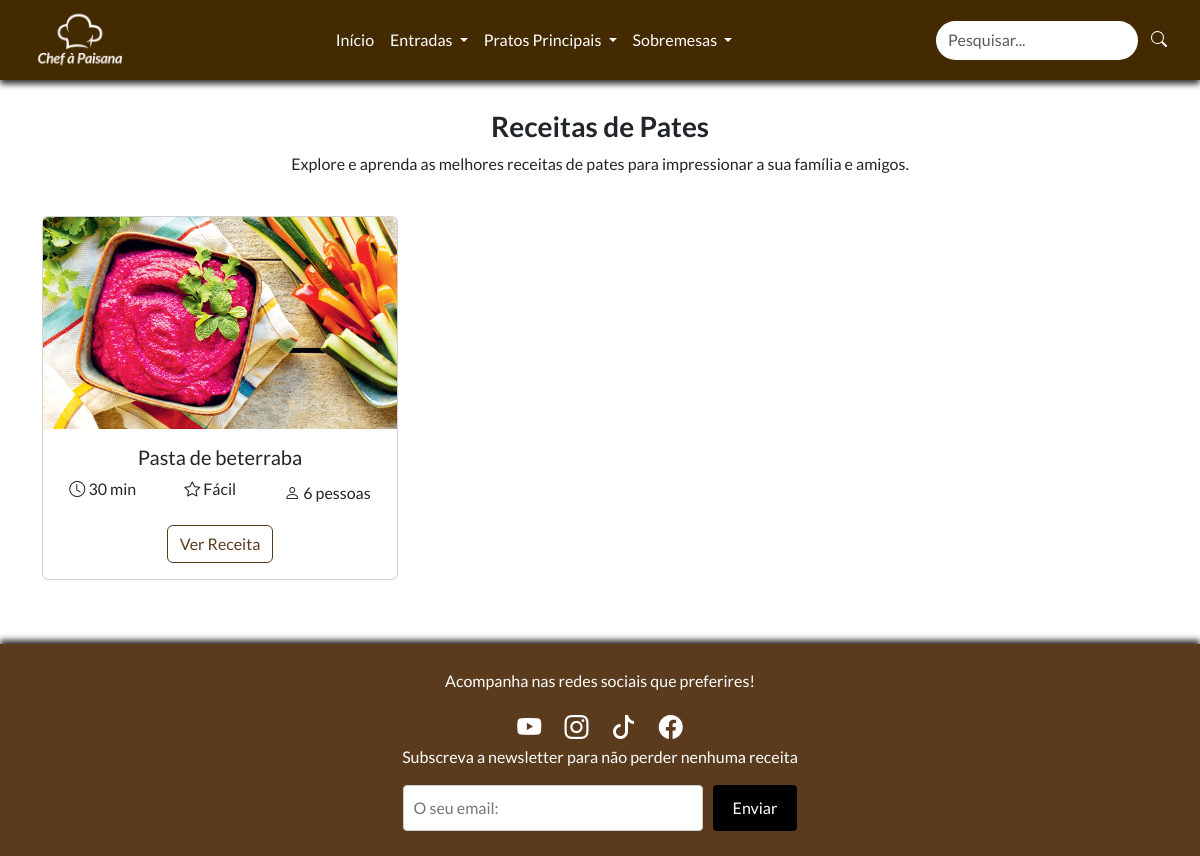
Page /receitas.php?tipo=pates on the committed database.
### tables this page shows
CREATE TABLE IF NOT EXISTS `receitas` (
  `id` int(11) unsigned NOT NULL AUTO_INCREMENT,
  `imagem` varchar(128) DEFAULT NULL,
  `titulo` varchar(50) DEFAULT NULL,
  `ingredientes` text DEFAULT NULL,
  `temp_prep` int(11) DEFAULT NULL,
  `preparacao` longtext DEFAULT NULL,
  `dificuldade` varchar(50) DEFAULT NULL,
  `n_pessoas` int(11) DEFAULT NULL,
  `tipo_receita` varchar(50) DEFAULT NULL,
  PRIMARY KEY (`id`)
);

### receitas.php (the view, shortened to what this page needs)
<?php
require('includes/connections.php');
$tipoReceita = '';
if (isset($_GET['tipo'])) {
    $tipoReceita = htmlspecialchars($_GET['tipo']);
    $sql = 'SELECT * FROM receitas WHERE tipo_receita = :tipo_receita';
    $stmt = $dbh->prepare($sql);
    $stmt->execute([':tipo_receita' => $tipoReceita]);
    $receitas = $stmt->fetchAll(PDO::FETCH_ASSOC);
}
?>
<!DOCTYPE html>
<html lang="pt">
<head>
    <?php require('includes/linkscss.php'); ?>
</head>
<body>
    <?php require('includes/header.php'); ?>
    <div class="container text-center">
      <?php if (!empty($receitas)): ?>
          <h3 class="fw-bold" style="margin-top: 110px">Receitas de <?php echo ucfirst($tipoReceita); ?></h3>
          <p>Explore e aprenda as melhores receitas de <?php echo $tipoReceita; ?> para impressionar a sua família e amigos.</p>
          <div class="row">
              <?php foreach ($receitas as $receita): ?>
                  <div class="col-md-4 mt-4 mb-5">
                      <div class="card">
                          <img src="imgs/<?php echo $receita['imagem']; ?>" class="card-img-top" alt="<?php echo $receita['titulo']; ?>">
                          <div class="card-body">
                              <h5 class="card-title"><?php echo $receita['titulo']; ?></h5>
                              <div class="d-flex justify-content-center align-items-center mb-3">
                                  <div class="me-5 mb-2"><i class="bi bi-clock"></i> <?php echo $receita['temp_prep']; ?> min</div>
                                  <div class="me-5 mb-2"><i class="bi bi-star"></i> <?php echo $receita['dificuldade']; ?></div>
                                  <div><i class="bi bi-person"></i> <?php echo $receita['n_pessoas']; ?> pessoas</div>
                              </div>
                                <a href="receita.php?id=<?php echo $receita['id']; ?>" class="btn"
                                    style="border: 1px solid #5b3b1e; color: #5b3b1e; background-color: transparent;"
                                    onmouseover="this.style.backgroundColor='#5b3b1e'; this.style.color='white';"
                                    onmouseout="this.style.backgroundColor='transparent'; this.style.color='#5b3b1e';">
                                    Ver Receita
                                </a>
                          </div>
                      </div>
                  </div>
              <?php endforeach; ?>
          </div>
      <?php else: ?>
          <h4>Nenhuma receita encontrada para esta categoria.</h4>
          <a href="index.php" class="btn btn-secondary mt-3">Voltar</a>
      <?php endif; ?>
    </div>
    <?php require('includes/footer.php'); ?>
</body>
</html>

### css/style.css (style rules this page uses)
* { margin: 0; padding: 0; text-decoration: none; scroll-behavior: smooth; font-family: 'Lato', sans-serif; }

### includes/footer.php (style rules this page uses)
html, body { height: 100%; margin: 0; display: flex; flex-direction: column; }
.container { flex: 1; }

### rows in the picture
receitas: imagem (picture), titulo "Pasta de beterraba", temp_prep "30", dificuldade "Fácil", n_pessoas "6"

### other values in the picture
$tipoReceita "Pates"
$tipoReceita "pates"
